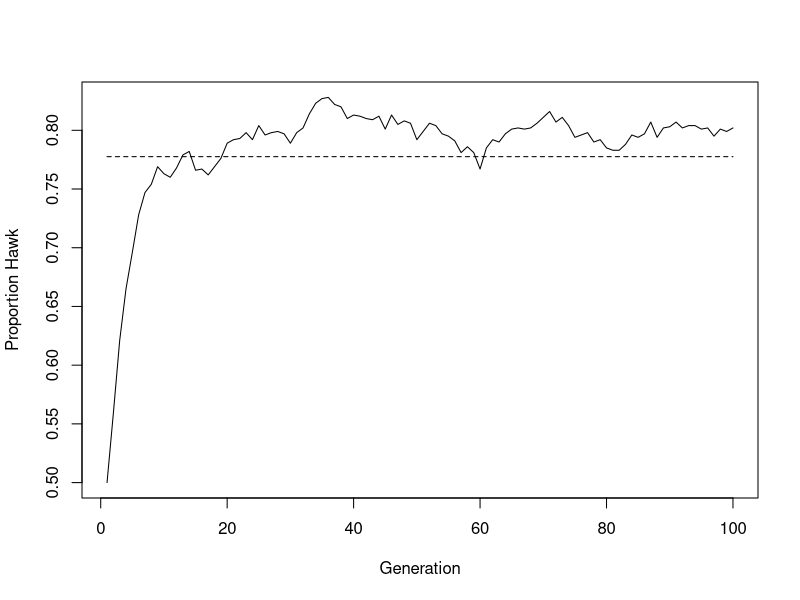

Write the R code that produced this figure.
# Hawk-Dove clonal model

# General assumptions
# 1. The population consists of two types of clones: Hawk, Dove.
# 2. A hawk interacting with a dove always wins.
# 3. A hawk interacting with a hawk earns a negative payoff.
# 4. A dove interacting with a dove divides the payoff.
# 5. Fitness is equal to some initial quantity plus the payoff.

# Code: Hawk=1, Dove=2

rm(list=ls())

fitness = function(morph, npop, payoff.mat) {
    opponent <- sample(morph)
    fit <- matrix(0, npop, 1)
    for(i.receiver in 1:2) {
        for(i.opponent in 1:2) {
            fit[morph==i.receiver & opponent ==i.opponent] <- 3 + payoff.mat[i.receiver, i.opponent]
        }    
    }
    p.hawk <- sum(fit[morph==1]) / sum(fit) # mean fitness of hawks
    return(p.hawk)
}

#### MAIN PROGRAM ####
set.seed(100)
N.Pop = 1000
Maxgen = 100
Output = matrix(0, Maxgen, 2)
P.Hawk = 0.5
N.Hawk = N.Pop * P.Hawk
Morph = matrix(2, N.Pop, 1)
Morph[1:N.Hawk] = 1  # make the correct proportion Hawks
Payoff.Mat = matrix(c(-1, 0, 8, 4), 2, 2)
# give names to the 4 Payoff cells
A = Payoff.Mat[1,1]
B = Payoff.Mat[1,2]
C = Payoff.Mat[2,1]
D = Payoff.Mat[2,2]
P.Hawks = (B-D) / (B+C-A-D)

for(i in 1:Maxgen) {
    Output[i, 1] = i
    N.Hawk = length(Morph[Morph==1])
    Output[i, 2] = N.Hawk / N.Pop
    P.Hawk = fitness(Morph, N.Pop, Payoff.Mat)
    N.Hawk = round(N.Pop * P.Hawk)
    Morph[1:N.Pop, 1] = 2 # initialize to Dove
    Morph[1:N.Hawk, 1] = 1 # make correct number of Hawks
}


par(mfrow=c(1,1))
plot(Output[,1], Output[,2], type='l', xlab='Generation', ylab='Proportion Hawk')
lines(Output[,1], rep(P.Hawk, Maxgen), lty=2) # theoretical number of Hawks

print('t-test vs theoretical expectation (after generation 20) [mean, sd, theoretical]')
Equilibrium.P.Hawk = Output[20:Maxgen, 2]
print(c(mean(Equilibrium.P.Hawk), sd(Equilibrium.P.Hawk), P.Hawks))
print(t.test(Equilibrium.P.Hawk, mu=P.Hawks))
